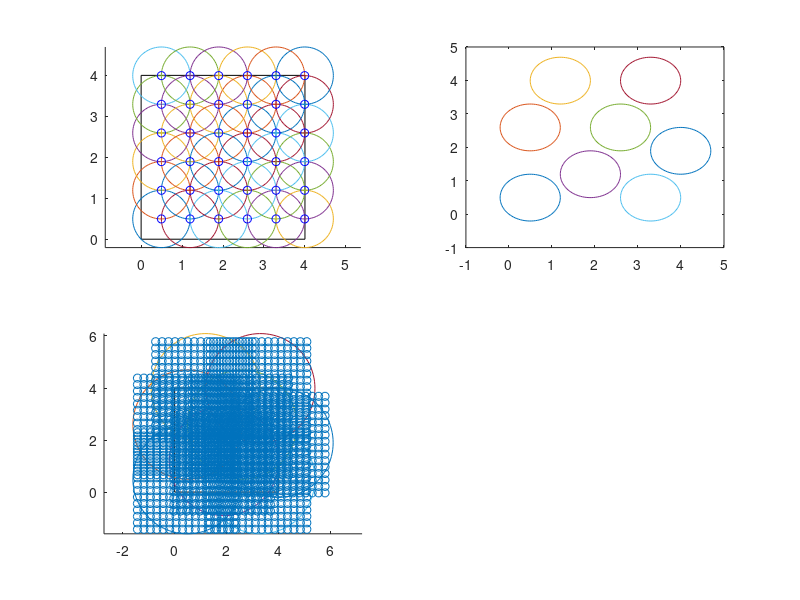

Reproduce this figure in MATLAB.
l = 0.5;
epsilon = 5;
delta = 0.2;
max = 5;
noise = 0.5;

zeta = (2 * epsilon^2 * noise^2) / (max^2 * log(2/delta));
lambda = sqrt(-2 * l^2 * log(1 - zeta));

length_e = 4; width_e = 4;
subplot(2, 2, 1);
rectangle('Position',[0 0 length_e width_e]);
hold on;


spaceX_store = [];
spaceY_store = [];
t = linspace(0, 2 * pi);

for spaceX = sqrt(2) * lambda : 2 * lambda : length_e 
	for spaceY = sqrt(2) * lambda : 2 * lambda : width_e
		spaceX_store = [spaceX_store, spaceX];
		spaceY_store = [spaceY_store, spaceY];
		plot(spaceX + 2 * lambda * cos(t), spaceY + 2 * lambda * sin(t));
		hold on;
	end
end
axis equal;
scatter(spaceX_store, spaceY_store, 'b');

points = [spaceX_store; spaceY_store];
new = 99999;
i = 1;
while i < new
	index_c = [];
	for j = i + 1 : size(points, 2)
		if (points(1, i) - points(1, j))^2 + (points(2, i) - points(2, j))^2 <= 16 * lambda^2
			index_c = [index_c; j];
		end
	end
	for len = size(index_c, 1) : -1 : 1
		points(: , index_c(len, 1)) = [];
	end
	new = size(points, 2);
	i = i + 1;
end
subplot(2, 2, 2);
for i  = 1 : size(points, 2)
	plot(points(1, i) + 2 * lambda * cos(t), points(2, i) + 2 * lambda * sin(t));
	%plot(points(1, i) + 6 * lambda * cos(t), points(2, i) + 6 * lambda * sin(t));
	%rectangle('Position',[points(1, i)-6*lambda  points(2, i)-6*lambda 12*lambda 12*lambda]);
	%[XX, YY] = meshgrid(points(1, i) - 5.5*lambda : lambda/sqrt(2) : points(1, i) + 5.5*lambda, points(2, i) - 5.5*lambda : lambda/sqrt(2) : points(2, i) + 5.5*lambda);
	%all_X = [all_X ; XX(:)]; all_Y = [all_Y ; YY(:)];
	hold on;
end



subplot(2, 2, 3);
rectangle('Position',[0 0 length_e width_e]);
hold on;
all_X = [] ; all_Y = [];
for i  = 1 : size(points, 2)
%	plot(points(1, i) + 2 * lambda * cos(t), points(2, i) + 2 * lambda * sin(t));
	plot(points(1, i) + 6 * lambda * cos(t), points(2, i) + 6 * lambda * sin(t));
	%rectangle('Position',[points(1, i)-6*lambda  points(2, i)-6*lambda 12*lambda 12*lambda]);
	[XX, YY] = meshgrid(points(1, i) - 5.5*lambda : lambda/sqrt(2) : points(1, i) + 5.5*lambda, points(2, i) - 5.5*lambda : lambda/sqrt(2) : points(2, i) + 5.5*lambda);
	all_X = [all_X ; XX(:)]; all_Y = [all_Y ; YY(:)];
	hold on;
end

scatter (all_X, all_Y);

axis equal;